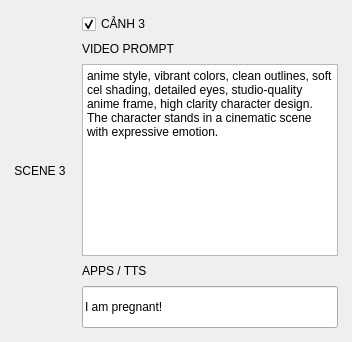
                <widget class="QFrame" name="sceneFrame_3">
                 <property name="sizePolicy">
                  <sizepolicy hsizetype="Expanding" vsizetype="Fixed">
                   <horstretch>0</horstretch>
                   <verstretch>0</verstretch>
                  </sizepolicy>
                 </property>
                 <property name="minimumSize">
                  <size>
                   <width>0</width>
                   <height>235</height>
                  </size>
                 </property>
                 <property name="role" stdset="0">
                  <string>sceneFrame</string>
                 </property>
                 <layout class="QHBoxLayout" name="sceneLayout_3">
                  <property name="spacing">
                   <number>16</number>
                  </property>
                  <property name="leftMargin">
                   <number>14</number>
                  </property>
                  <property name="topMargin">
                   <number>14</number>
                  </property>
                  <property name="rightMargin">
                   <number>14</number>
                  </property>
                  <property name="bottomMargin">
                   <number>14</number>
                  </property>
                  <item stretch="1">
                   <widget class="QLabel" name="sceneImageBox_3">
                    <property name="minimumSize">
                     <size>
                      <width>0</width>
                      <height>165</height>
                     </size>
                    </property>
                    <property name="text">
                     <string>SCENE 3</string>
                    </property>
                    <property name="role" stdset="0">
                     <string>sceneImageBox</string>
                    </property>
                    <property name="alignment">
                     <set>Qt::AlignCenter</set>
                    </property>
                   </widget>
                  </item>
                  <item stretch="3">
                   <widget class="QFrame" name="sceneRightBox_3">
                    <property name="sizePolicy">
                     <sizepolicy hsizetype="Expanding" vsizetype="Expanding">
                      <horstretch>0</horstretch>
                      <verstretch>0</verstretch>
                     </sizepolicy>
                    </property>
                    <layout class="QVBoxLayout" name="sceneRightLayout_3">
                     <property name="spacing">
                      <number>8</number>
                     </property>
                     <property name="leftMargin">
                      <number>0</number>
                     </property>
                     <property name="topMargin">
                      <number>0</number>
                     </property>
                     <property name="rightMargin">
                      <number>0</number>
                     </property>
                     <property name="bottomMargin">
                      <number>0</number>
                     </property>
                     <item>
                      <widget class="QCheckBox" name="sceneTitle_3">
                       <property name="sizePolicy">
                        <sizepolicy hsizetype="Expanding" vsizetype="Fixed">
                         <horstretch>0</horstretch>
                         <verstretch>0</verstretch>
                        </sizepolicy>
                       </property>
                       <property name="text">
                        <string>CẢNH 3</string>
                       </property>
                       <property name="checked">
                        <bool>true</bool>
                       </property>
                       <property name="role" stdset="0">
                        <string>sceneTitle</string>
                       </property>
                      </widget>
                     </item>
                     <item>
                      <widget class="QLabel" name="labelPrompt_3">
                       <property name="text">
                        <string>VIDEO PROMPT</string>
                       </property>
                       <property name="role" stdset="0">
                        <string>cyanLabel</string>
                       </property>
                      </widget>
                     </item>
                     <item stretch="1">
                      <widget class="QTextEdit" name="prompt_3">
                       <property name="sizePolicy">
                        <sizepolicy hsizetype="Expanding" vsizetype="Expanding">
                         <horstretch>0</horstretch>
                         <verstretch>0</verstretch>
                        </sizepolicy>
                       </property>
                       <property name="minimumSize">
                        <size>
                         <width>0</width>
                         <height>90</height>
                        </size>
                       </property>
                       <property name="plainText">
                        <string>anime style, vibrant colors, clean outlines, soft cel shading, detailed eyes, studio-quality anime frame, high clarity character design. The character stands in a cinematic scene with expressive emotion.</string>
                       </property>
                      </widget>
                     </item>
                     <item>
                      <widget class="QLabel" name="labelTts_3">
                       <property name="text">
                        <string>APPS / TTS</string>
                       </property>
                       <property name="role" stdset="0">
                        <string>cyanLabel</string>
                       </property>
                      </widget>
                     </item>
                     <item>
                      <widget class="QLineEdit" name="tts_3">
                       <property name="sizePolicy">
                        <sizepolicy hsizetype="Expanding" vsizetype="Fixed">
                         <horstretch>0</horstretch>
                         <verstretch>0</verstretch>
                        </sizepolicy>
                       </property>
                       <property name="minimumSize">
                        <size>
                         <width>0</width>
                         <height>42</height>
                        </size>
                       </property>
                       <property name="text">
                        <string>I am pregnant!</string>
                       </property>
                      </widget>
                     </item>
                    </layout>
                   </widget>
                  </item>
                 </layout>
                </widget>
